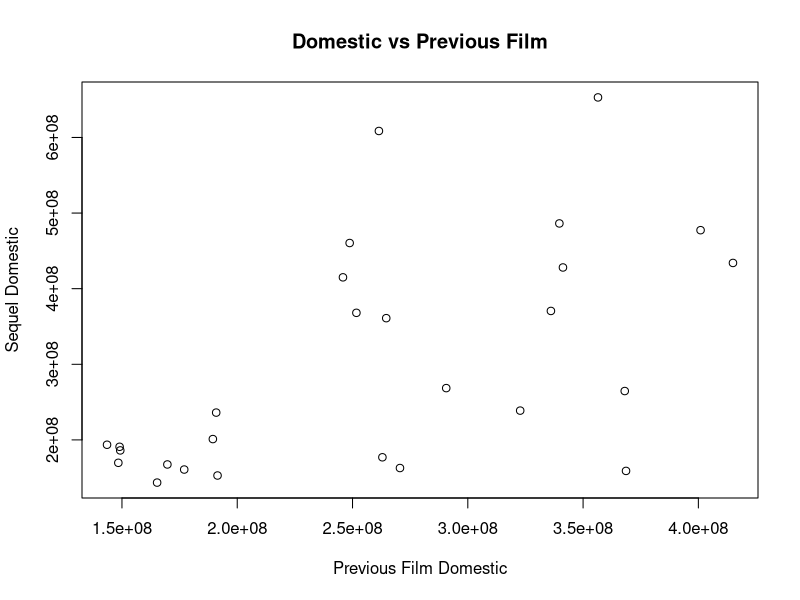
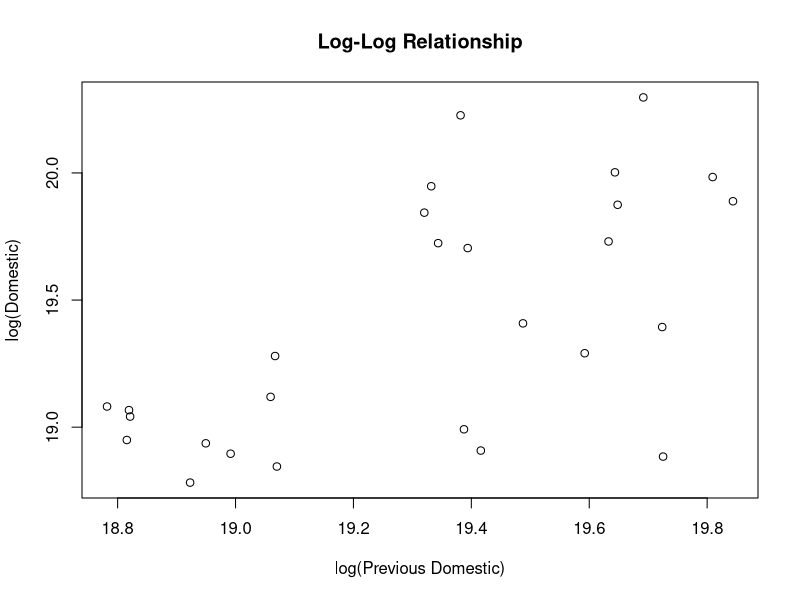
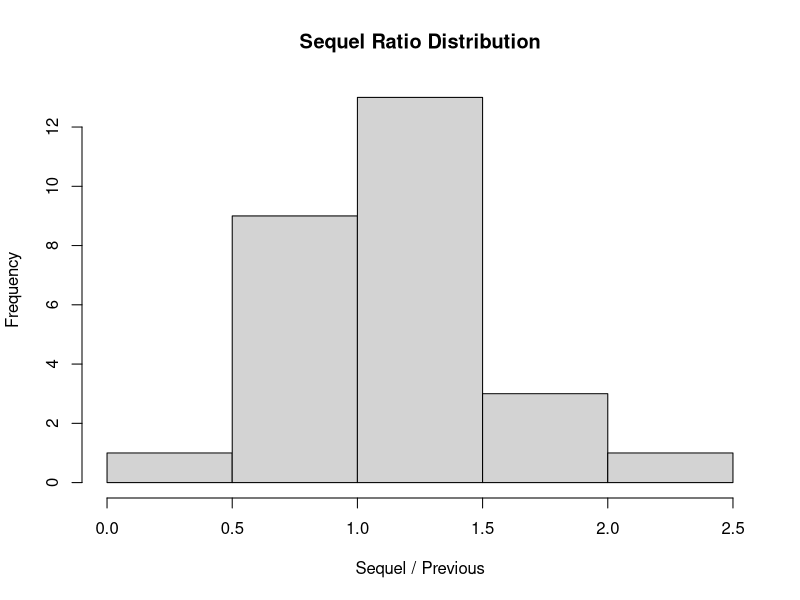
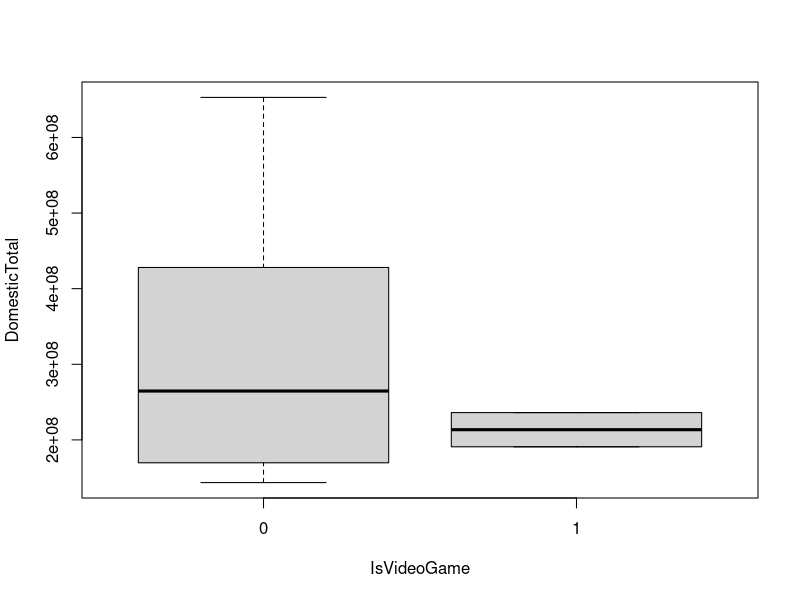
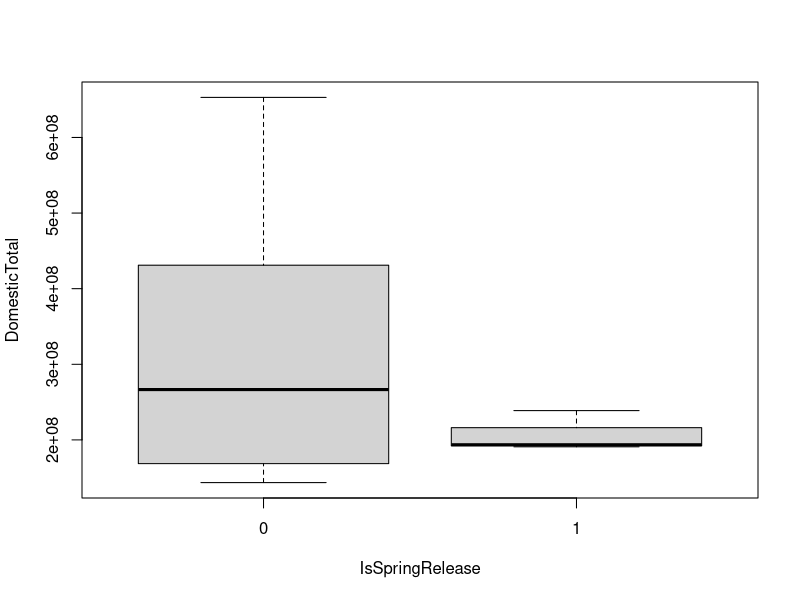
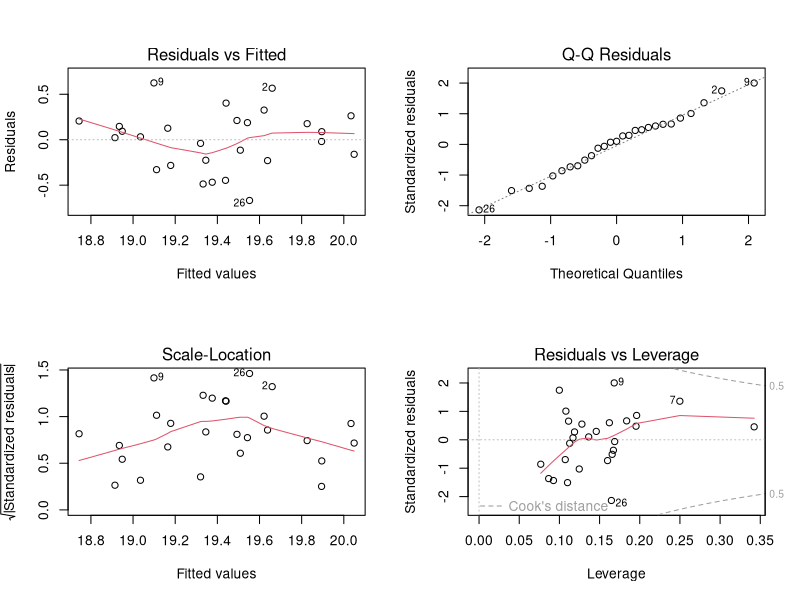
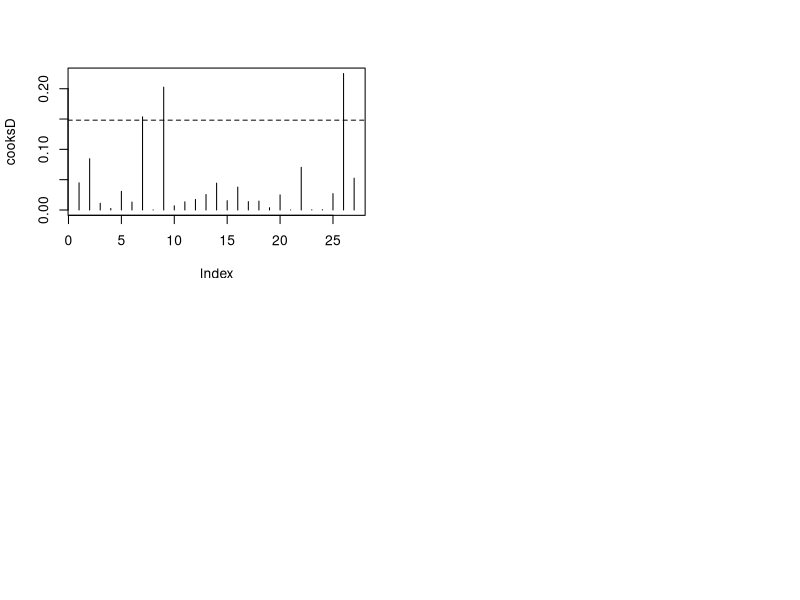

These charts were generated, in order, by the following R code:
## ---- chunk 1
movies <- read.csv("../data/cleaned_movies.csv")

str(movies)
summary(movies)
colSums(is.na(movies))
## ---- chunk 2
# Convert categorical variables and create log transforms
movies$IsVideoGame <- as.factor(movies$IsVideoGame)
movies$IsSpringRelease <- as.factor(movies$IsSpringRelease)

movies$logDomestic <- log(movies$DomesticTotal)
movies$logPrevDomestic <- log(movies$PrevFilmDomestic)
movies$logBudget <- log(movies$Budget)

movies$SequelRatio <- movies$DomesticTotal / movies$PrevFilmDomestic
## ---- chunk 3
# Exploratory Data Analysis (EDA)

# Raw relationship
plot(movies$PrevFilmDomestic, movies$DomesticTotal,
     xlab = "Previous Film Domestic",
     ylab = "Sequel Domestic",
     main = "Domestic vs Previous Film")

# Log-log (important)
plot(movies$logPrevDomestic, movies$logDomestic,
     xlab = "log(Previous Domestic)",
     ylab = "log(Domestic)",
     main = "Log-Log Relationship")

# Sequel ratios
hist(movies$SequelRatio,
     main = "Sequel Ratio Distribution",
     xlab = "Sequel / Previous")

# Category comparisons
boxplot(DomesticTotal ~ IsVideoGame, data = movies)
boxplot(DomesticTotal ~ IsSpringRelease, data = movies)
## ---- chunk 4
# baseline

model1 <- lm(logDomestic ~ logPrevDomestic, data = movies)
summary(model1)
## ---- chunk 5
# add Year

model2 <- lm(logDomestic ~ logPrevDomestic + Year, data = movies)
summary(model2)

anova(model1, model2)
## ---- chunk 6
# add video game

model3 <- lm(logDomestic ~ logPrevDomestic + Year + IsVideoGame, data = movies)
summary(model3)

anova(model2, model3)
## ---- chunk 7
# add spring release

model4 <- lm(logDomestic ~ logPrevDomestic + Year + IsSpringRelease, data = movies)
summary(model4)

anova(model2, model4)
## ---- chunk 8
# add budget

model5 <- lm(logDomestic ~ logPrevDomestic + Year + logBudget, data = movies)
summary(model5)

anova(model2, model5)
## ---- chunk 9
# Model selection

full_model <- lm(logDomestic ~ logPrevDomestic + Year + logBudget +
                   IsVideoGame + IsSpringRelease, data = movies)

step_model <- step(full_model, direction = "both", trace = 0)
summary(step_model)
## ---- chunk 10
# Final model

final_model <- model5
## ---- chunk 11
# Diagnostics

par(mfrow = c(2,2))
plot(final_model)

cooksD <- cooks.distance(final_model)
plot(cooksD, type = "h")
abline(h = 4/nrow(movies), lty = 2)
## ---- chunk 12
# Sensitivity Analysis

influential_index <- which.max(cooksD)

movies_no_outlier <- movies[-influential_index, ]

model_no_outlier <- lm(logDomestic ~ logPrevDomestic + Year,
                       data = movies_no_outlier)

coef(final_model)
coef(model_no_outlier)
## ---- chunk 13
# Predict Mario Galaxy

new_mario <- data.frame(
  logPrevDomestic = log(574930000),   # Mario 1
  Year = 2026,
  logBudget = log(180000000),         # estimate
  IsVideoGame = factor(1, levels = levels(movies$IsVideoGame)),
  IsSpringRelease = factor(1, levels = levels(movies$IsSpringRelease))
)
## ---- chunk 14
pred_log <- predict(final_model, newdata = new_mario, interval = "prediction")
pred_log
## ---- chunk 15
exp(pred_log)
## ---- chunk 16
# =========================
# Partner 2: Accuracy / Calibration Code
# =========================

movies <- read.csv("../data/cleaned_movies.csv")

# Prepare variables
movies$IsVideoGame <- as.factor(movies$IsVideoGame)
movies$IsSpringRelease <- as.factor(movies$IsSpringRelease)

movies$logDomestic <- log(movies$DomesticTotal)
movies$logPrevDomestic <- log(movies$PrevFilmDomestic)
movies$logBudget <- log(movies$Budget)
movies$SequelRatio <- movies$DomesticTotal / movies$PrevFilmDomestic

# -------------------------
# 1. Final regression model
# -------------------------
final_model <- lm(logDomestic ~ logPrevDomestic + Year + logBudget, data = movies)
summary(final_model)

# -------------------------
# 2. Predict Mario Galaxy total domestic
# -------------------------
new_mario <- data.frame(
  logPrevDomestic = log(574930000),   # Mario 1 domestic gross
  Year = 2026,
  logBudget = log(180000000)          # estimated budget
)

pred_log <- predict(final_model, newdata = new_mario, interval = "prediction")
pred_total <- exp(pred_log)

cat("Regression-based TOTAL domestic prediction:\n")
print(pred_total)

# -------------------------
# 3. Sequel ratio method
# -------------------------
ratio_mean <- mean(movies$SequelRatio)
ratio_median <- median(movies$SequelRatio)

mario1_domestic <- 574930000

ratio_total_mean <- mario1_domestic * ratio_mean
ratio_total_median <- mario1_domestic * ratio_median

cat("\nSequel-ratio TOTAL domestic prediction:\n")
cat("Using mean ratio:   $", round(ratio_total_mean, 0), "\n", sep = "")
cat("Using median ratio: $", round(ratio_total_median, 0), "\n", sep = "")

# -------------------------
# 4. Industry / sanity-check method
# -------------------------
# This is a manual realistic range based on comparable sequel behavior.
industry_total_low  <- 500000000
industry_total_high <- 580000000
industry_total_mid  <- (industry_total_low + industry_total_high) / 2

cat("\nIndustry/sanity-check TOTAL domestic range:\n")
cat("Low:  $", industry_total_low, "\n", sep = "")
cat("Mid:  $", round(industry_total_mid, 0), "\n", sep = "")
cat("High: $", industry_total_high, "\n", sep = "")

# -------------------------
# 5. Convert TOTAL -> May 1 domestic
# -------------------------
# Assume about 90% of total is earned by May 1
may1_share <- 0.90

reg_may1_fit <- pred_total[, "fit"] * may1_share
reg_may1_lwr <- pred_total[, "lwr"] * may1_share
reg_may1_upr <- pred_total[, "upr"] * may1_share

ratio_may1_mean   <- ratio_total_mean * may1_share
ratio_may1_median <- ratio_total_median * may1_share

industry_may1_low  <- industry_total_low * may1_share
industry_may1_mid  <- industry_total_mid * may1_share
industry_may1_high <- industry_total_high * may1_share

cat("\nMay 1 domestic estimates:\n")
cat("Regression fit:      $", round(reg_may1_fit, 0), "\n", sep = "")
cat("Regression PI low:   $", round(reg_may1_lwr, 0), "\n", sep = "")
cat("Regression PI high:  $", round(reg_may1_upr, 0), "\n", sep = "")
cat("Ratio mean method:   $", round(ratio_may1_mean, 0), "\n", sep = "")
cat("Ratio median method: $", round(ratio_may1_median, 0), "\n", sep = "")
cat("Industry low:        $", round(industry_may1_low, 0), "\n", sep = "")
cat("Industry mid:        $", round(industry_may1_mid, 0), "\n", sep = "")
cat("Industry high:       $", round(industry_may1_high, 0), "\n", sep = "")

# -------------------------
# 6. Weighted final prediction
# -------------------------
# Put less weight on regression because it looks inflated / unstable
# Suggested weights:
# 30% regression, 35% sequel-ratio median, 35% industry midpoint

# Adjust ratio downward (important!)
adjusted_ratio <- 0.90   # realistic sequel behavior

ratio_total_adjusted <- mario1_domestic * adjusted_ratio
ratio_may1_adjusted <- ratio_total_adjusted * may1_share

# New weights (less regression influence)
final_submission <- 0.05 * reg_may1_fit +
                    0.50 * ratio_may1_adjusted +
                    0.45 * industry_may1_mid

cat("\nWeighted FINAL May 1 prediction:\n")
cat("$", round(final_submission, 0), "\n", sep = "")

# -------------------------
# 7. Scenario table
# -------------------------
low_case  <- mean(c(reg_may1_lwr, ratio_may1_median * 0.95, industry_may1_low))
base_case <- final_submission
high_case <- mean(c(reg_may1_fit * 0.95, ratio_may1_mean, industry_may1_high))

scenario_table <- data.frame(
  Scenario = c("Low", "Base", "High"),
  Prediction = round(c(low_case, base_case, high_case), 0)
)

cat("\nScenario table:\n")
print(scenario_table)

# -------------------------
# 8. Recommended rounded submission
# -------------------------
recommended_submission <- round(final_submission / 1000000) * 1000000

cat("\nRecommended rounded submission:\n")
cat("$", recommended_submission, "\n", sep = "")
